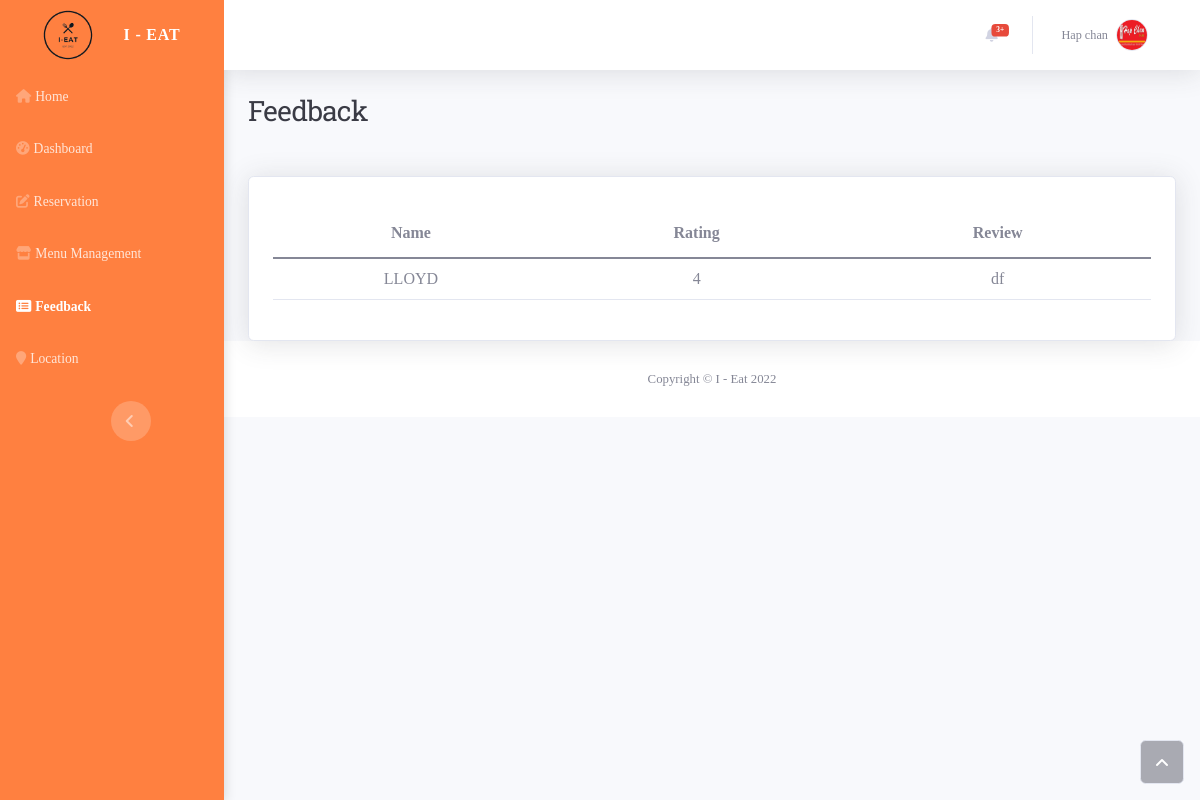
/business/feedback.php (signed in), run on the app's committed database.
### tables this page shows
CREATE TABLE `review_table` (
  `review_id` int(11) NOT NULL,
  `userid` int(11) NOT NULL,
  `businessid` int(11) NOT NULL,
  `user_name` varchar(200) NOT NULL,
  `user_rating` int(1) NOT NULL,
  `user_review` text NOT NULL,
  `datetime` int(11) NOT NULL
);

### functions/businessfunctions.php (called while the page is built, shortened)
<?php
include('../config/dbcon.php');
function getAll($table)
{
    global $con;
    $query = "SELECT * FROM $table";
    return $query_run = mysqli_query($con, $query);
}
?>

### business/feedback.php (the view, shortened to what this page needs)
<?php
include('includes/header.php');
?>
    <div class="container-fluid">
        <div class="d-sm-flex justify-content-between align-items-center mb-4">
            <h3 class="text-dark mb-4">Feedback</h3>
        </div>
        <div class="card shadow">
            <div class="card-body">
                <div class="table-responsive table mt-2" id="dataTable" role="grid" aria-describedby="dataTable_info">
                    <table class="table my-0" id="dataTable">
                        <thead style="text-align:center">
                        <tr>
                            <th>Name</th>
                            <th>Rating</th>
                            <th>Review</th>
                        </tr>
                        </thead>
                        <tbody style="text-align:center">
                            <?php
                                $review = getAll("review_table");
                               if(mysqli_num_rows($review) > 0)
                               {
                                   foreach($review as $item)
                                   {
                                    if($item['businessid'] == $_SESSION['auth_user']['businessid'])
                                        {
                                       ?>
                                       <tr>
                                            <td><?= $item['user_name']; ?></td>
                                            <td><?= $item['user_rating']; ?></td>
                                            <td><?= $item['user_review'];?></td>
                                       </tr>
                                       <?php
                                        }
                                   }
                               }
                                else
                                {
                                    echo "No records Found";
                                }
                            ?>
                        </tbody>
                    </table>
                </div>
            </div>
        </div>
    </div>
<?php
include('includes/footer.php');
?>

### admin/form.css (style rules this page uses)
* { font-family: 'Tiro Kannada', serif; }

### data on the page
review_table: user_name "LLOYD", user_rating "4", user_review "df"

### other printed values
$_SESSION['auth_user']['business_name'] "Hap chan"
